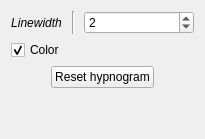
              <widget class="QWidget" name="_hyp_page">
               <layout class="QVBoxLayout" name="verticalLayout_36">
                <item>
                 <layout class="QGridLayout" name="gridLayout_25">
                  <item row="0" column="0">
                   <widget class="QLabel" name="label_81">
                    <property name="sizePolicy">
                     <sizepolicy hsizetype="Maximum" vsizetype="Preferred">
                      <horstretch>0</horstretch>
                      <verstretch>0</verstretch>
                     </sizepolicy>
                    </property>
                    <property name="font">
                     <font>
                      <italic>true</italic>
                      <stylestrategy>PreferDefault</stylestrategy>
                      <kerning>true</kerning>
                     </font>
                    </property>
                    <property name="text">
                     <string>Linewidth</string>
                    </property>
                    <property name="alignment">
                     <set>Qt::AlignCenter</set>
                    </property>
                   </widget>
                  </item>
                  <item row="0" column="1">
                   <widget class="Line" name="line_40">
                    <property name="minimumSize">
                     <size>
                      <width>10</width>
                      <height>0</height>
                     </size>
                    </property>
                    <property name="orientation">
                     <enum>Qt::Vertical</enum>
                    </property>
                   </widget>
                  </item>
                  <item row="0" column="2">
                   <widget class="QDoubleSpinBox" name="_PanHypnoLw">
                    <property name="enabled">
                     <bool>true</bool>
                    </property>
                    <property name="sizePolicy">
                     <sizepolicy hsizetype="Minimum" vsizetype="Fixed">
                      <horstretch>0</horstretch>
                      <verstretch>0</verstretch>
                     </sizepolicy>
                    </property>
                    <property name="toolTip">
                     <string>Change the line width of the hypnogram [ 1 - 10 ]</string>
                    </property>
                    <property name="decimals">
                     <number>0</number>
                    </property>
                    <property name="minimum">
                     <double>1.000000000000000</double>
                    </property>
                    <property name="maximum">
                     <double>9.000000000000000</double>
                    </property>
                    <property name="singleStep">
                     <double>1.000000000000000</double>
                    </property>
                    <property name="value">
                     <double>2.000000000000000</double>
                    </property>
                   </widget>
                  </item>
                  <item row="1" column="0" colspan="3">
                   <widget class="QCheckBox" name="_PanHypnoColor">
                    <property name="toolTip">
                     <string>Select whether the hypnogram is displayed in color or in black</string>
                    </property>
                    <property name="text">
                     <string>Color</string>
                    </property>
                    <property name="checked">
                     <bool>true</bool>
                    </property>
                   </widget>
                  </item>
                 </layout>
                </item>
                <item>
                 <layout class="QHBoxLayout" name="horizontalLayout_6">
                  <property name="topMargin">
                   <number>0</number>
                  </property>
                  <item>
                   <spacer name="horizontalSpacer_45">
                    <property name="orientation">
                     <enum>Qt::Horizontal</enum>
                    </property>
                    <property name="sizeHint" stdset="0">
                     <size>
                      <width>40</width>
                      <height>20</height>
                     </size>
                    </property>
                   </spacer>
                  </item>
                  <item>
                   <widget class="QPushButton" name="_PanHypnoReset">
                    <property name="toolTip">
                     <string>Reset the hypnogram to an empty one</string>
                    </property>
                    <property name="text">
                     <string>Reset hypnogram</string>
                    </property>
                   </widget>
                  </item>
                  <item>
                   <spacer name="horizontalSpacer_46">
                    <property name="orientation">
                     <enum>Qt::Horizontal</enum>
                    </property>
                    <property name="sizeHint" stdset="0">
                     <size>
                      <width>40</width>
                      <height>20</height>
                     </size>
                    </property>
                   </spacer>
                  </item>
                 </layout>
                </item>
                <item>
                 <spacer name="verticalSpacer_16">
                  <property name="orientation">
                   <enum>Qt::Vertical</enum>
                  </property>
                  <property name="sizeHint" stdset="0">
                   <size>
                    <width>20</width>
                    <height>40</height>
                   </size>
                  </property>
                 </spacer>
                </item>
               </layout>
              </widget>
